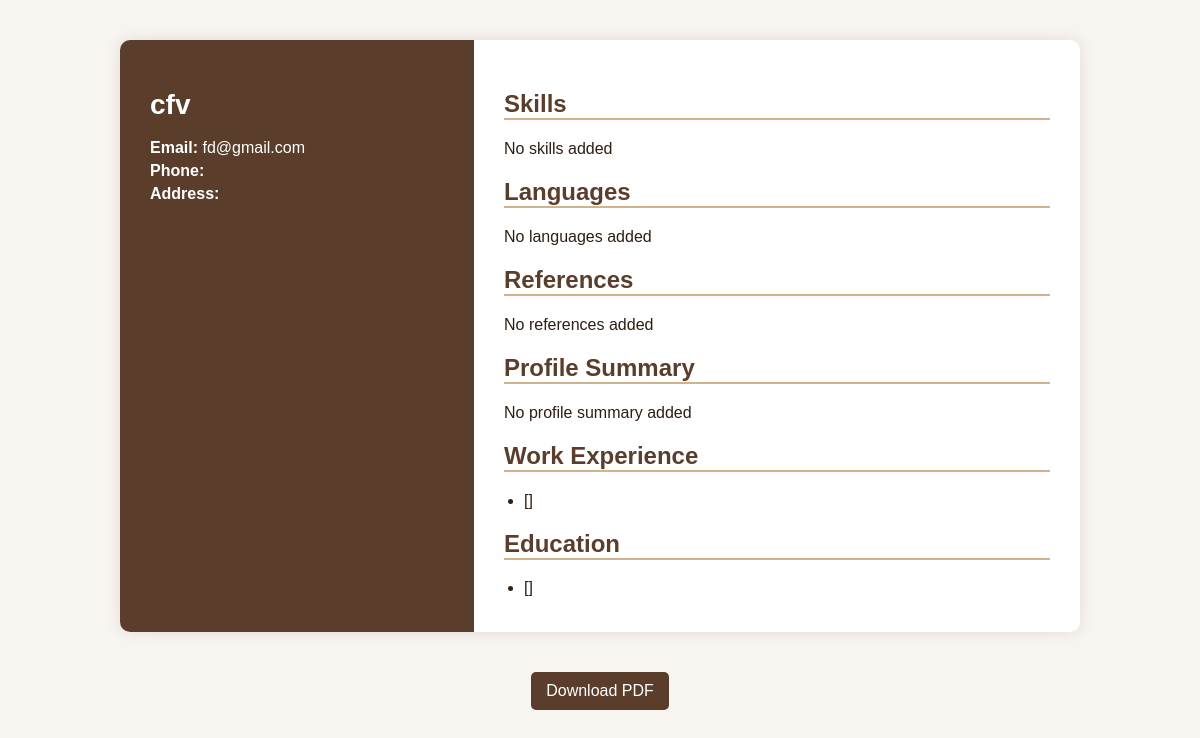
The app's page /resume1/5/ with its own data.
### resume/models.py (models this page shows, shortened)
class Resume1(models.Model):
    user = models.ForeignKey(User, on_delete=models.CASCADE)
    full_name = models.CharField(max_length=255)
    job_title = models.CharField(max_length=255, blank=True)
    email = models.EmailField()
    phone = models.CharField(max_length=50, blank=True)
    address = models.CharField(max_length=255, blank=True)
    profile_summary = models.TextField(blank=True)
    skills = models.TextField(blank=True)
    languages = models.TextField(blank=True)
    work_experience = models.TextField(blank=True, default="")
    education = models.TextField(blank=True, default="")
    references = models.TextField(blank=True)
    template_type = models.CharField(max_length=10, default='Resume1')

### resume/views.py (the view)
# urls.py: path('resume1/<int:resume_id>/', views.resume_display1, name='resume_display1'),
def resume_display1(request, resume_id):
    resume = get_object_or_404(Resume1, id=resume_id)
    def to_list(text):
        if not text:
            return []
        items = []
        for item in text.replace('\r', '').replace(',', '\n').splitlines():
            item = item.strip()
            if item:
                items.append(item)
        return items
    skills_list = to_list(getattr(resume, 'skills', '') or '')
    languages_list = to_list(getattr(resume, 'languages', '') or '')
    references_list = to_list(getattr(resume, 'references', '') or '')
    experience_list = to_list(getattr(resume, 'work_experience', '') or '')
    education_list = to_list(getattr(resume, 'education', '') or '')
    return render(request, 'resume/resume_display1.html', {
        "resume": resume,
        "skills_list": skills_list,
        "languages_list": languages_list,
        "references_list": references_list,
        "experience_list": experience_list,
        "education_list": education_list,
    })

### resume/templates/resume/resume_display1.html (shortened to what this page needs)
<!DOCTYPE html>
<html lang="en">
<head>
</head>
<body>
<div class="container">
  <div class="left">
    <h1>{{ resume.full_name }}</h1>
    <p><strong>Email:</strong> {{ resume.email }}</p>
    <p><strong>Phone:</strong> {{ resume.phone }}</p>
    <p><strong>Address:</strong> {{ resume.address }}</p>
  </div>
  <div class="right">
    <h2>Skills</h2>
    {% if skills_list %}
      <ul>
        {% for skill in skills_list %}
          <li>{{ skill }}</li>
        {% endfor %}
      </ul>
    {% else %}
      <p>No skills added</p>
    {% endif %}
    <h2>Languages</h2>
    {% if languages_list %}
      <ul>
        {% for lang in languages_list %}
          <li>{{ lang }}</li>
        {% endfor %}
      </ul>
    {% else %}
      <p>No languages added</p>
    {% endif %}
    <h2>References</h2>
    {% if references_list %}
      <ul>
        {% for ref in references_list %}
          <li>{{ ref }}</li>
        {% endfor %}
      </ul>
    {% else %}
      <p>No references added</p>
    {% endif %}
    <h2>Profile Summary</h2>
    {% if resume.profile_summary %}
      <p>{{ resume.profile_summary|linebreaksbr }}</p>
    {% else %}
      <p>No profile summary added</p>
    {% endif %}
<h2>Work Experience</h2>
{% if experience_list %}
  <ul>
    {% for exp in experience_list %}
      <li>{{ exp }}</li>
    {% endfor %}
  </ul>
{% else %}
  <p>No work experience added</p>
{% endif %}
<h2>Education</h2>
{% if education_list %}
  <ul>
    {% for edu in education_list %}
      <li>{{ edu }}</li>
    {% endfor %}
  </ul>
{% else %}
  <p>No education details added</p>
{% endif %}
  </div>
</div>
<div style="text-align:center; margin-top:20px;">
  <a href="{% url 'download_resume_pdf1' resume.id %}"><button>Download PDF</button></a>
</div>
</body>
</html>

### resume/templates/resume/resume_display1.html (style rules this page uses)
body { font-family: 'Poppins', sans-serif; margin: 0; padding: 0; background: #f8f5f0; color: #2f1e13; }
.container { display: flex; width: 80%; margin: 40px auto; background: white; box-shadow: 0 0 15px rgba(0,0,0,0.1); border-radius: 10px; overflow: hidden; }
.left { width: 35%; background: #5a3e2b; color: white; padding: 30px; }
.right { width: 65%; padding: 30px; }
h1 { font-size: 28px; margin-bottom: 10px; }
h2 { color: #5a3e2b; border-bottom: 2px solid #d2b48c; margin-top: 20px; }
p { margin: 5px 0; }
button { background: #5a3e2b; color: white; border: none; padding: 10px 15px; border-radius: 5px; cursor: pointer; font-size: 1rem; }
ul { padding-left: 20px; margin: 5px 0; }
li { margin-bottom: 5px; }

### records on screen
Resume1: full_name "cfv", email "fd@gmail.com", experience_list "[]", education_list "[]"
